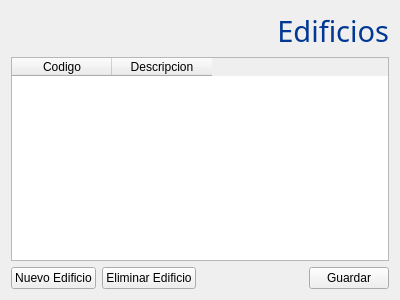
<?xml version="1.0" encoding="UTF-8"?>
<ui version="4.0">
 <class>edificio</class>
 <widget class="QWidget" name="edificio">
  <property name="geometry">
   <rect>
    <x>0</x>
    <y>0</y>
    <width>400</width>
    <height>300</height>
   </rect>
  </property>
  <property name="windowTitle">
   <string>Form</string>
  </property>
  <layout class="QVBoxLayout" name="verticalLayout">
   <item>
    <widget class="QLabel" name="label">
     <property name="font">
      <font>
       <family>Gill Sans MT</family>
       <pointsize>22</pointsize>
       <weight>50</weight>
       <italic>false</italic>
       <bold>false</bold>
      </font>
     </property>
     <property name="styleSheet">
      <string notr="true">font: 22pt &quot;Gill Sans MT&quot;;
color: rgb(00,56,147);</string>
     </property>
     <property name="text">
      <string>Edificios</string>
     </property>
     <property name="alignment">
      <set>Qt::AlignRight|Qt::AlignTrailing|Qt::AlignVCenter</set>
     </property>
    </widget>
   </item>
   <item>
    <widget class="QTableWidget" name="tabla">
     <property name="font">
      <font>
       <family>Segoe UI</family>
       <pointsize>9</pointsize>
      </font>
     </property>
     <column>
      <property name="text">
       <string>Codigo</string>
      </property>
     </column>
     <column>
      <property name="text">
       <string>Descripcion</string>
      </property>
     </column>
    </widget>
   </item>
   <item>
    <layout class="QHBoxLayout" name="horizontalLayout">
     <item>
      <widget class="QPushButton" name="nuevo">
       <property name="font">
        <font>
         <family>Segoe UI</family>
         <pointsize>9</pointsize>
        </font>
       </property>
       <property name="text">
        <string>Nuevo Edificio</string>
       </property>
      </widget>
     </item>
     <item>
      <widget class="QPushButton" name="quitar">
       <property name="font">
        <font>
         <family>Segoe UI</family>
         <pointsize>9</pointsize>
        </font>
       </property>
       <property name="text">
        <string>Eliminar Edificio</string>
       </property>
      </widget>
     </item>
     <item>
      <spacer name="horizontalSpacer">
       <property name="orientation">
        <enum>Qt::Horizontal</enum>
       </property>
       <property name="sizeHint" stdset="0">
        <size>
         <width>40</width>
         <height>20</height>
        </size>
       </property>
      </spacer>
     </item>
     <item>
      <widget class="QPushButton" name="guardar">
       <property name="font">
        <font>
         <family>Segoe UI</family>
         <pointsize>9</pointsize>
        </font>
       </property>
       <property name="text">
        <string>Guardar</string>
       </property>
      </widget>
     </item>
    </layout>
   </item>
  </layout>
 </widget>
 <resources/>
 <connections/>
</ui>
